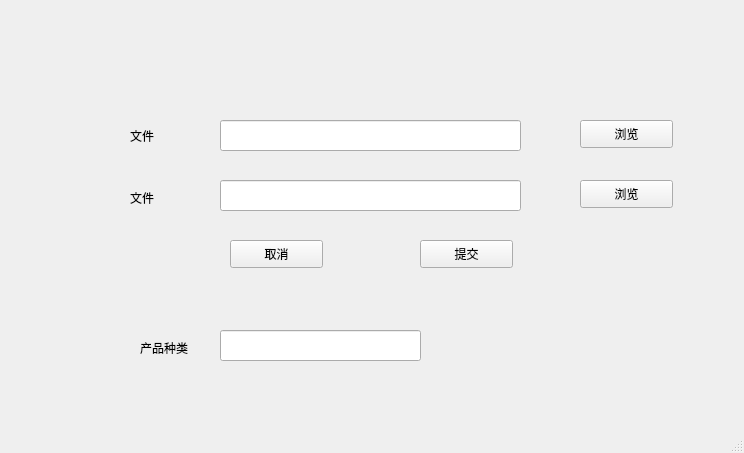
<?xml version="1.0" encoding="UTF-8"?>
<ui version="4.0">
 <class>MainWindow</class>
 <widget class="QMainWindow" name="MainWindow">
  <property name="geometry">
   <rect>
    <x>0</x>
    <y>0</y>
    <width>744</width>
    <height>453</height>
   </rect>
  </property>
  <property name="windowTitle">
   <string>MainWindow</string>
  </property>
  <widget class="QWidget" name="centralwidget">
   <widget class="QLabel" name="label">
    <property name="geometry">
     <rect>
      <x>130</x>
      <y>100</y>
      <width>131</width>
      <height>71</height>
     </rect>
    </property>
    <property name="text">
     <string>文件</string>
    </property>
   </widget>
   <widget class="QLabel" name="label_2">
    <property name="geometry">
     <rect>
      <x>130</x>
      <y>190</y>
      <width>72</width>
      <height>15</height>
     </rect>
    </property>
    <property name="text">
     <string>文件</string>
    </property>
   </widget>
   <widget class="QLineEdit" name="lineEdit">
    <property name="geometry">
     <rect>
      <x>220</x>
      <y>120</y>
      <width>301</width>
      <height>31</height>
     </rect>
    </property>
    <property name="text">
     <string/>
    </property>
   </widget>
   <widget class="QLineEdit" name="lineEdit_2">
    <property name="geometry">
     <rect>
      <x>220</x>
      <y>180</y>
      <width>301</width>
      <height>31</height>
     </rect>
    </property>
   </widget>
   <widget class="QPushButton" name="pushButton">
    <property name="geometry">
     <rect>
      <x>420</x>
      <y>240</y>
      <width>93</width>
      <height>28</height>
     </rect>
    </property>
    <property name="text">
     <string>提交</string>
    </property>
   </widget>
   <widget class="QPushButton" name="pushButton_2">
    <property name="geometry">
     <rect>
      <x>230</x>
      <y>240</y>
      <width>93</width>
      <height>28</height>
     </rect>
    </property>
    <property name="text">
     <string>取消</string>
    </property>
   </widget>
   <widget class="QPushButton" name="pushButton_3">
    <property name="geometry">
     <rect>
      <x>580</x>
      <y>120</y>
      <width>93</width>
      <height>28</height>
     </rect>
    </property>
    <property name="text">
     <string>浏览</string>
    </property>
   </widget>
   <widget class="QPushButton" name="pushButton_4">
    <property name="geometry">
     <rect>
      <x>580</x>
      <y>180</y>
      <width>93</width>
      <height>28</height>
     </rect>
    </property>
    <property name="text">
     <string>浏览</string>
    </property>
   </widget>
   <widget class="QLabel" name="label_3">
    <property name="geometry">
     <rect>
      <x>140</x>
      <y>340</y>
      <width>72</width>
      <height>15</height>
     </rect>
    </property>
    <property name="text">
     <string>产品种类</string>
    </property>
   </widget>
   <widget class="QLineEdit" name="lineEdit_3">
    <property name="geometry">
     <rect>
      <x>220</x>
      <y>330</y>
      <width>201</width>
      <height>31</height>
     </rect>
    </property>
   </widget>
  </widget>
  <widget class="QMenuBar" name="menubar">
   <property name="geometry">
    <rect>
     <x>0</x>
     <y>0</y>
     <width>744</width>
     <height>26</height>
    </rect>
   </property>
  </widget>
  <widget class="QStatusBar" name="statusbar"/>
 </widget>
 <resources/>
 <connections/>
</ui>
